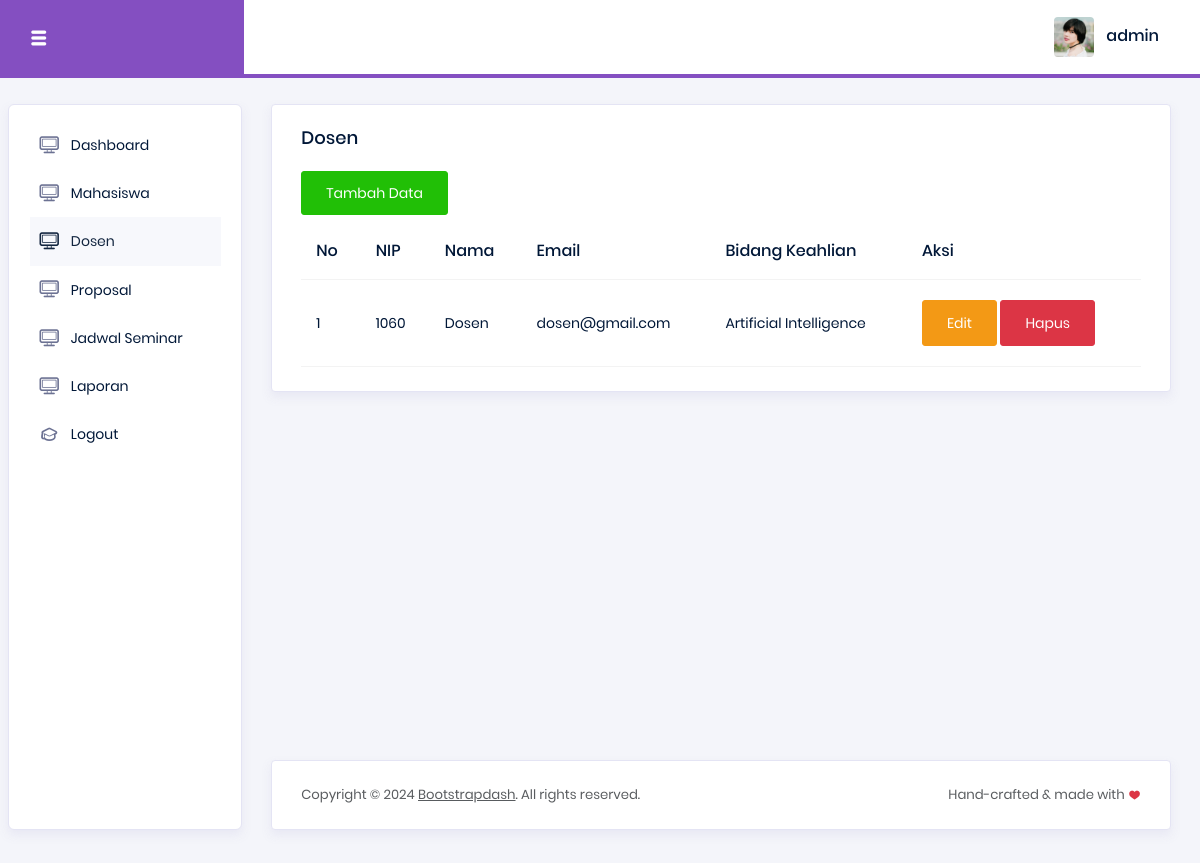
The app's page /admin/dosen.php (signed in), older data.
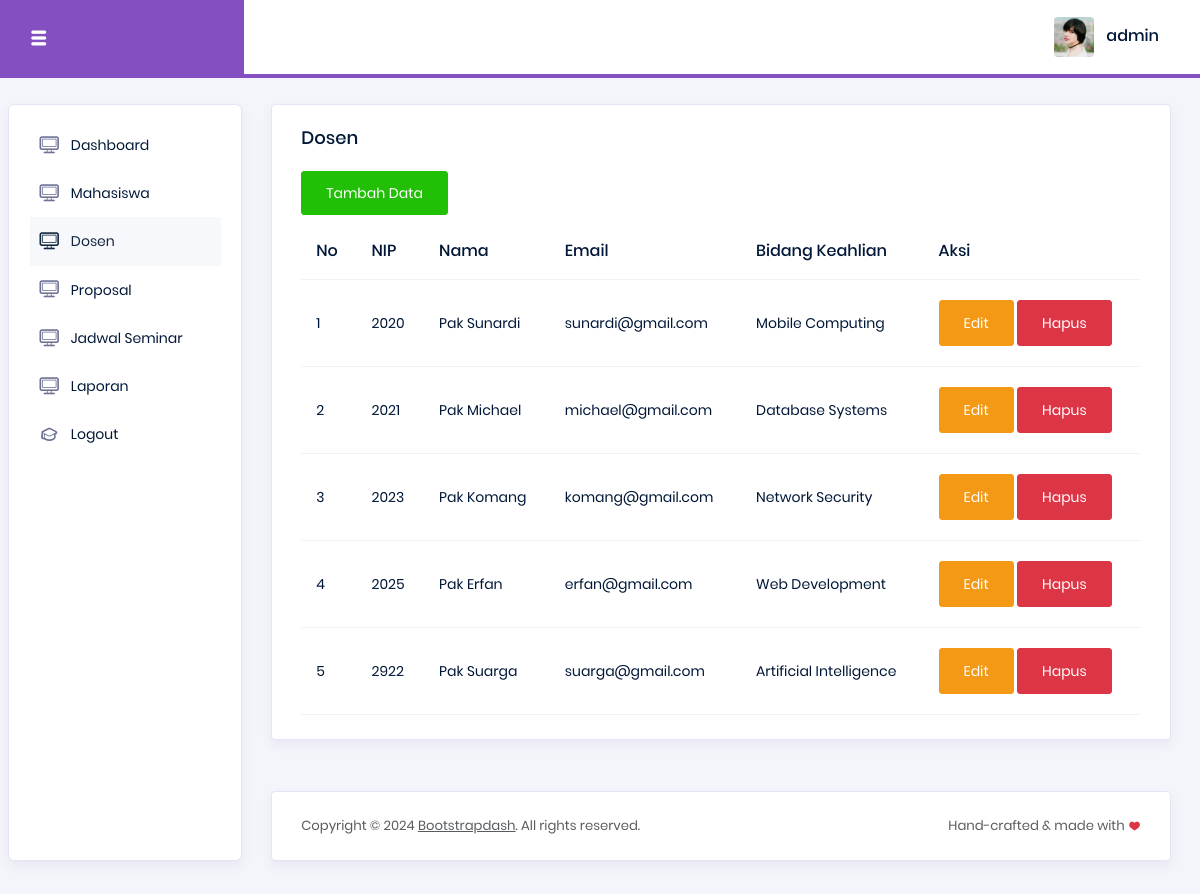
The same page, newer data.
### tables this page shows
CREATE TABLE `dosen` (
  `nip` varchar(20) NOT NULL,
  `nama` varchar(100) NOT NULL,
  `email` varchar(100) NOT NULL,
  `bidang_keahlian` text DEFAULT NULL,
  `password` varchar(255) NOT NULL
);

### admin/dosen.php (the view, shortened to what this page needs)
<?php
include '../koneksi.php';
?>
<!DOCTYPE html>
<html lang="en">
<head>
  <link rel="stylesheet" href="../assets/vendors/typicons/typicons.css">
  <link rel="stylesheet" href="../assets/vendors/css/vendor.bundle.base.css">
  <link rel="stylesheet" href="../assets/css/style.css">
</head>
<body>
  <div class="container-scroller">
    <nav class="navbar col-lg-12 col-12 p-0 fixed-top d-flex flex-row">
      <div class="navbar-brand-wrapper d-flex justify-content-center">
        <div class="navbar-brand-inner-wrapper d-flex justify-content-between align-items-center w-100">
          <button class="navbar-toggler navbar-toggler align-self-center" type="button" data-toggle="minimize">
            <span class="typcn typcn-th-menu"></span>
          </button>
        </div>
      </div>
      <div class="navbar-menu-wrapper d-flex align-items-center justify-content-end">
        <ul class="navbar-nav me-lg-2">
          <li class="nav-item nav-profile dropdown">
            <a class="nav-link" href="#" data-bs-toggle="dropdown" id="profileDropdown">
              <img src="../assets/images/faces/face5.jpg" alt="profile"/>
              <span class="nav-profile-name"><?= $_SESSION['nama_admin'] ?></span>
            </a>
          </li>
        </ul>
      </div>
    </nav>
    <div class="container-fluid page-body-wrapper">
      <nav class="sidebar sidebar-offcanvas" id="sidebar">
        <ul class="nav">
          <li class="nav-item">
            <a class="nav-link" href="index.php">
              <i class="typcn typcn-device-desktop menu-icon"></i>
              <span class="menu-title">Dashboard</span>
            </a>
          </li>
          <li class="nav-item">
            <a class="nav-link" href="mahasiswa.php">
              <i class="typcn typcn-device-desktop menu-icon"></i>
              <span class="menu-title">Mahasiswa</span>
            </a>
          </li>
          <li class="nav-item">
            <a class="nav-link" href="dosen.php">
              <i class="typcn typcn-device-desktop menu-icon"></i>
              <span class="menu-title">Dosen</span>
            </a>
          </li>
          <li class="nav-item">
            <a class="nav-link" href="proposal.php">
              <i class="typcn typcn-device-desktop menu-icon"></i>
              <span class="menu-title">Proposal</span>
            </a>
          </li>
          <li class="nav-item">
            <a class="nav-link" href="jadwal.php">
              <i class="typcn typcn-device-desktop menu-icon"></i>
              <span class="menu-title">Jadwal Seminar</span>
            </a>
          </li>
          <li class="nav-item">
            <a class="nav-link" href="laporan.php">
              <i class="typcn typcn-device-desktop menu-icon"></i>
              <span class="menu-title">Laporan</span>
            </a>
          </li>
          <li class="nav-item">
            <a class="nav-link" href="logout.php">
              <i class="typcn typcn-mortar-board menu-icon"></i>
              <span class="menu-title">Logout</span>
            </a>
          </li>
        </ul>
      </nav>
      <div class="main-panel">
        <div class="content-wrapper">
            <div class="row">
            <div class="col-lg-12 grid-margin stretch-card">
                <div class="card">
                <div class="card-body">
                    <h4 class="card-title">Dosen</h4>
                    <a class="btn btn-success mb-2" href="tambahdosen.php">Tambah Data</a>
                    <div class="table-responsive">
                    <table class="table">
                        <thead>
                        <tr>
                            <th>No</th>
                            <th>NIP</th>
                            <th>Nama</th>
                            <th>Email</th>
                            <th>Bidang Keahlian</th>
                            <th>Aksi</th>
                        </tr>
                        </thead>
                        <tbody>
                        <?php
                            $no = 1;
                            $tampil = mysqli_query($koneksi, "SELECT * FROM dosen ORDER BY nip ASC");
                            while($data = mysqli_fetch_array($tampil)):
                        ?>
                        <tr>
                            <td><?= $no++ ?></td>
                            <td><?= $data['nip'] ?></td>
                            <td><?= $data['nama'] ?></td>
                            <td><?= $data['email'] ?></td>
                            <td><?= $data['bidang_keahlian'] ?></td>
                            <td>
                            <a class="btn btn-warning" href="editdosen.php?hal=edit&nip=<?= $data['nip'] ?>">
                                <i class="fas fa-edit"></i> Edit
                            </a>
                            <a class="btn btn-danger" href="dosen.php?hal=hapus&nip=<?= $data['nip'] ?>"
                                onclick="return confirm('Apakah Anda yakin ingin menghapus data dosen ini?')">
                                <i class="fas fa-trash"></i> Hapus
                            </a>
                            </td>
                        </tr>
                        <?php
                            endwhile;
                        ?>
                        </tbody>
                    </table>
                    </div>
                </div>
                </div>
            </div>
            </div>
        </div>
        <footer class="footer">
            <div class="card">
            <div class="card-body">
                <div class="d-sm-flex justify-content-center justify-content-sm-between">
                <span class="text-muted text-center text-sm-left d-block d-sm-inline-block">Copyright © 2024 <a href="https://www.bootstrapdash.com/" class="text-muted" target="_blank">Bootstrapdash</a>. All rights reserved.</span>
                <span class="float-none float-sm-right d-block mt-1 mt-sm-0 text-center text-muted">Hand-crafted & made with <i class="typcn typcn-heart-full-outline text-danger"></i></span>
                </div>
            </div>
            </div>
        </footer>
      </div>
    </div>
  </div>
</body>
</html>

Row changes from the older to the newer data that the page shows:
removed dosen: nip "1060", nama "Dosen", email "dosen@gmail.com", bidang_keahlian "Artificial Intelligence"
added dosen: nip "2020", nama "Pak Sunardi", email "sunardi@gmail.com", bidang_keahlian "Mobile Computing"
added dosen: nip "2021", nama "Pak Michael", email "michael@gmail.com", bidang_keahlian "Database Systems"
added dosen: nip "2023", nama "Pak Komang", email "komang@gmail.com", bidang_keahlian "Network Security"
added dosen: nip "2025", nama "Pak Erfan", email "erfan@gmail.com", bidang_keahlian "Web Development"
added dosen: nip "2922", nama "Pak Suarga", email "suarga@gmail.com", bidang_keahlian "Artificial Intelligence"
